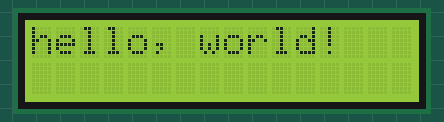
The program below on a simulated Arduino Uno, built with avr-gcc and run on an emulated ATmega328P. Parts: 16×2 character LCD.

Above: at 2.1 s.
At 5.1 s:
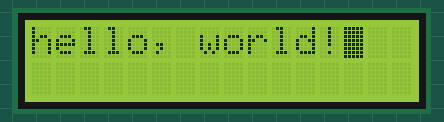

Measured:
- what the display in image 0 shows lasts 3.0 s, from 2.1 s to 5.1 s

The program:

main.cpp
```cpp
#include <Arduino.h>
#include <LiquidCrystal.h>

/*
"hello, world" should be printed
the cursor should blink for 3 seconds, then no blinking, ...
*/

// initialize the library by associating any needed LCD interface pin
// with the arduino pin number it is connected to

// MICRO LCD BINDING :
const int rs = 7, e = 6, d4 = 5, d5 = 4, d6 = 3, d7 = 2;

// MINI LCD BINDING
//const int rs = 4, e = 9, d4 = 8, d5 = 7, d6 = 6, d7 = 5;

// UNO LCD BINDING
//const int rs = 8, e = 9, d4 = 4, d5 = 5, d6 = 6, d7 = 7;

LiquidCrystal lcd(rs, e, d4, d5, d6, d7);

void setup() {
  // set up the LCD's number of columns and rows:
  delay(2000);
  lcd.begin(16, 2);
  // Print a message to the LCD.
  lcd.print("hello, world!");
}

void loop() {
  // set the cursor to column 0, line 1
  // (note: line 1 is the second row, since counting begins with 0):
  lcd.setCursor(0, 0);
  lcd.noBlink();
  delay(3000);
  // Turn on the blinking cursor:
  lcd.blink();
  // print the number of seconds since reset:
  lcd.print("hello, world!");
  delay(3000);
}
```
